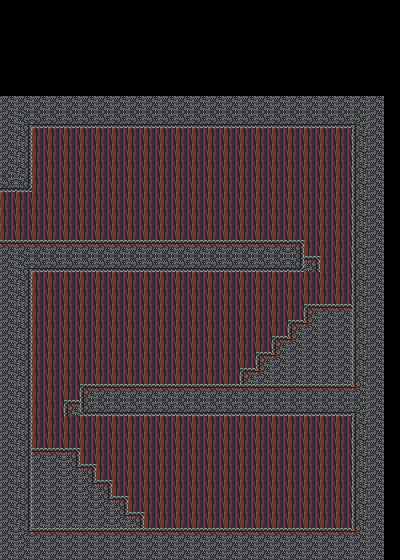

Below is a game level as drawn by its tile map, then a one-line description and the .tmx that defines it (tile-layer data replaced by summaries):
An orthogonal 25x35 tile map with 16x16 px tiles, 4 tile layers (SilhouetteLayer, BackgroundLayer, GameLayer, ForegroundLayer) and 2 objects (spawn, npcSpawn).

<map version="1.0" orientation="orthogonal" renderorder="left-up" width="25" height="35" tilewidth="16" tileheight="16" nextobjectid="4">
 <properties>
  <property name="exitLeft" value="lumbroff_01.tmx" />
  <property name="spawn" value="door_04" />
 </properties>
 <tileset firstgid="1" name="Lumbroff_tileset" tilewidth="16" tileheight="16">
  <image source="../graphics/levels/Lumbroff_tileset.png" trans="ff00ff" width="512" height="512" />
  <terraintypes>
   <terrain name="silhtree" tile="-1" />
   <terrain name="foliage" tile="-1" />
   <terrain name="stone" tile="-1" />
   <terrain name="ground" tile="-1" />
  </terraintypes>
  <tile id="1" terrain=",,,3" />
  <tile id="2" terrain=",,3," />
  <tile id="4" terrain=",,,2" />
  <tile id="5" terrain=",,2," />
  <tile id="18" terrain=",,,1" />
  <tile id="20" terrain=",,1," />
  <tile id="26" terrain=",,,0" />
  <tile id="28" terrain=",,0," />
  <tile id="32" terrain=",,3,3" />
  <tile id="33" terrain=",3,3,3" />
  <tile id="34" terrain="3,,3,3" />
  <tile id="35" terrain=",,2,2" />
  <tile id="36" terrain=",2,2,2" />
  <tile id="37" terrain="2,,2,2" />
  <tile id="49" terrain=",,1,1" />
  <tile id="50" terrain=",1,1,1" />
  <tile id="51" terrain="1,1,1,1" />
  <tile id="52" terrain="1,,1,1" />
  <tile id="57" terrain=",,0,0" />
  <tile id="58" terrain=",0,0,0" />
  <tile id="59" terrain="0,0,0,0" />
  <tile id="60" terrain="0,,0,0" />
  <tile id="64" terrain="3,3,," />
  <tile id="65" terrain="3,3,,3" />
  <tile id="66" terrain="3,3,3," />
  <tile id="67" terrain="2,2,," />
  <tile id="68" terrain="2,2,,2" />
  <tile id="69" terrain="2,2,2," />
  <tile id="82" terrain="1,1,,1" />
  <tile id="84" terrain="1,1,1," />
  <tile id="90" terrain="0,0,,0" />
  <tile id="92" terrain="0,0,0," />
  <tile id="96" terrain="3,3,3,3" />
  <tile id="97" terrain=",3,,3" />
  <tile id="98" terrain="3,,3," />
  <tile id="99" terrain="2,2,2,2" />
  <tile id="100" terrain=",2,,2" />
  <tile id="101" terrain="2,,2," />
  <tile id="114" terrain=",1,,1" />
  <tile id="116" terrain="1,,1," />
  <tile id="122" terrain=",0,,0" />
  <tile id="124" terrain="0,,0," />
  <tile id="129" terrain=",3,," />
  <tile id="130" terrain="3,,," />
  <tile id="132" terrain=",2,," />
  <tile id="133" terrain="2,,," />
  <tile id="145" terrain="1,1,," />
  <tile id="146" terrain=",1,," />
  <tile id="148" terrain="1,,," />
  <tile id="153" terrain="0,0,," />
  <tile id="154" terrain=",0,," />
  <tile id="156" terrain="0,,," />
 </tileset>
 <layer name="SilhouetteLayer" width="25" height="35">
  <data>[875 cells, 875 non-empty, 1 distinct tile ids]</data>
 </layer>
 <layer name="BackgroundLayer" width="25" height="35">
  <data>[875 cells, 533 non-empty, 1 distinct tile ids]</data>
 </layer>
 <layer name="GameLayer" width="25" height="35">
  <data>[875 cells, 310 non-empty, 13 distinct tile ids]</data>
 </layer>
 <layer name="ForegroundLayer" width="25" height="35">
  <data>[875 cells, 0 non-empty, 0 distinct tile ids]</data>
 </layer>
 <objectgroup name="Actors">
  <object id="2" name="playerSpawnLeft" type="spawn" x="7" y="234.5">
   <ellipse />
  </object>
  <object id="3" name="lumbroffCommoner_08" type="npcSpawn" x="295" y="520">
   <properties>
    <property name="npcType" value="commoner" />
    <property name="script" value="lumbroff_commoner_06" />
   </properties>
   <ellipse />
  </object>
 </objectgroup>
</map>
